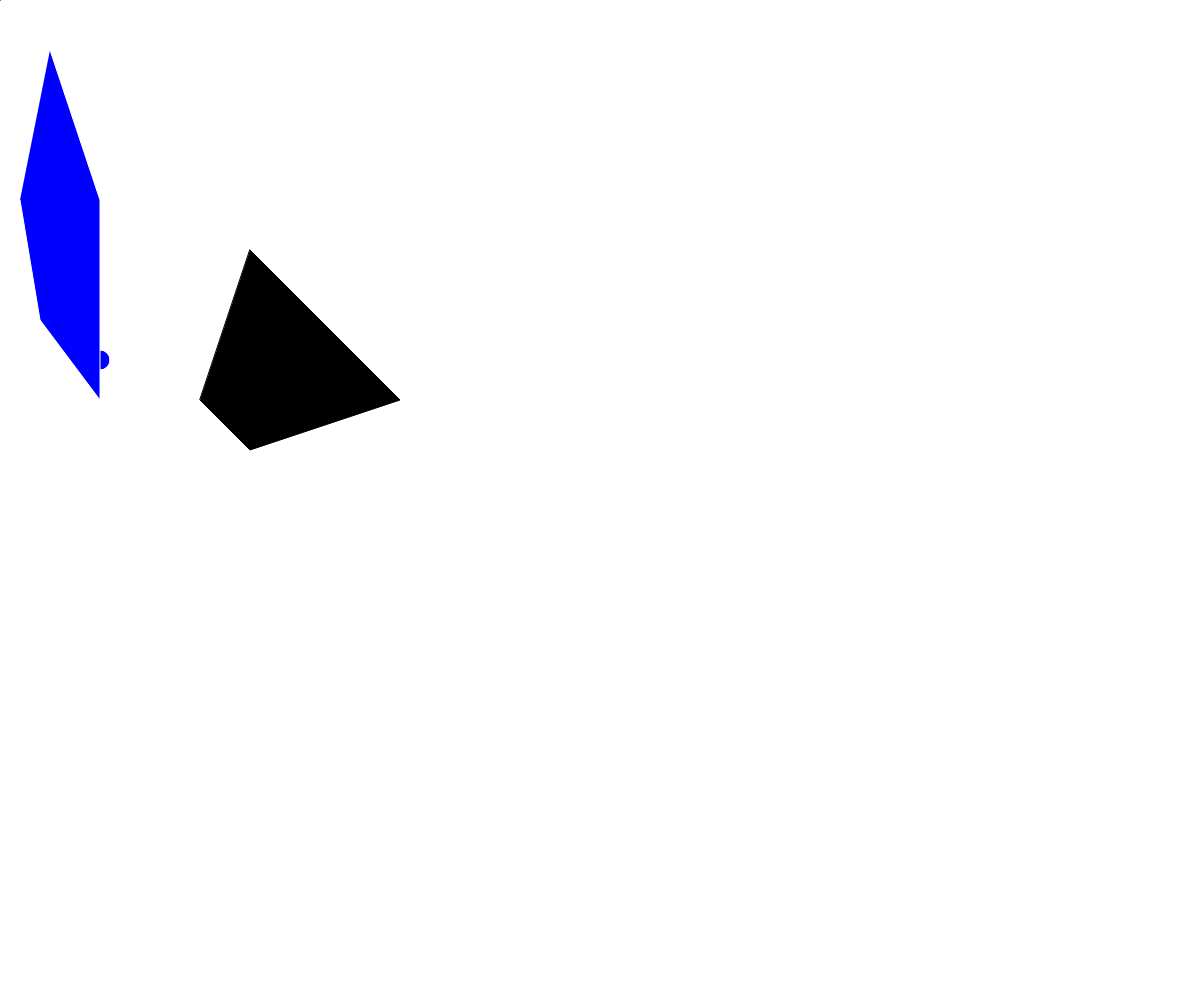
Frame 1 (no input)
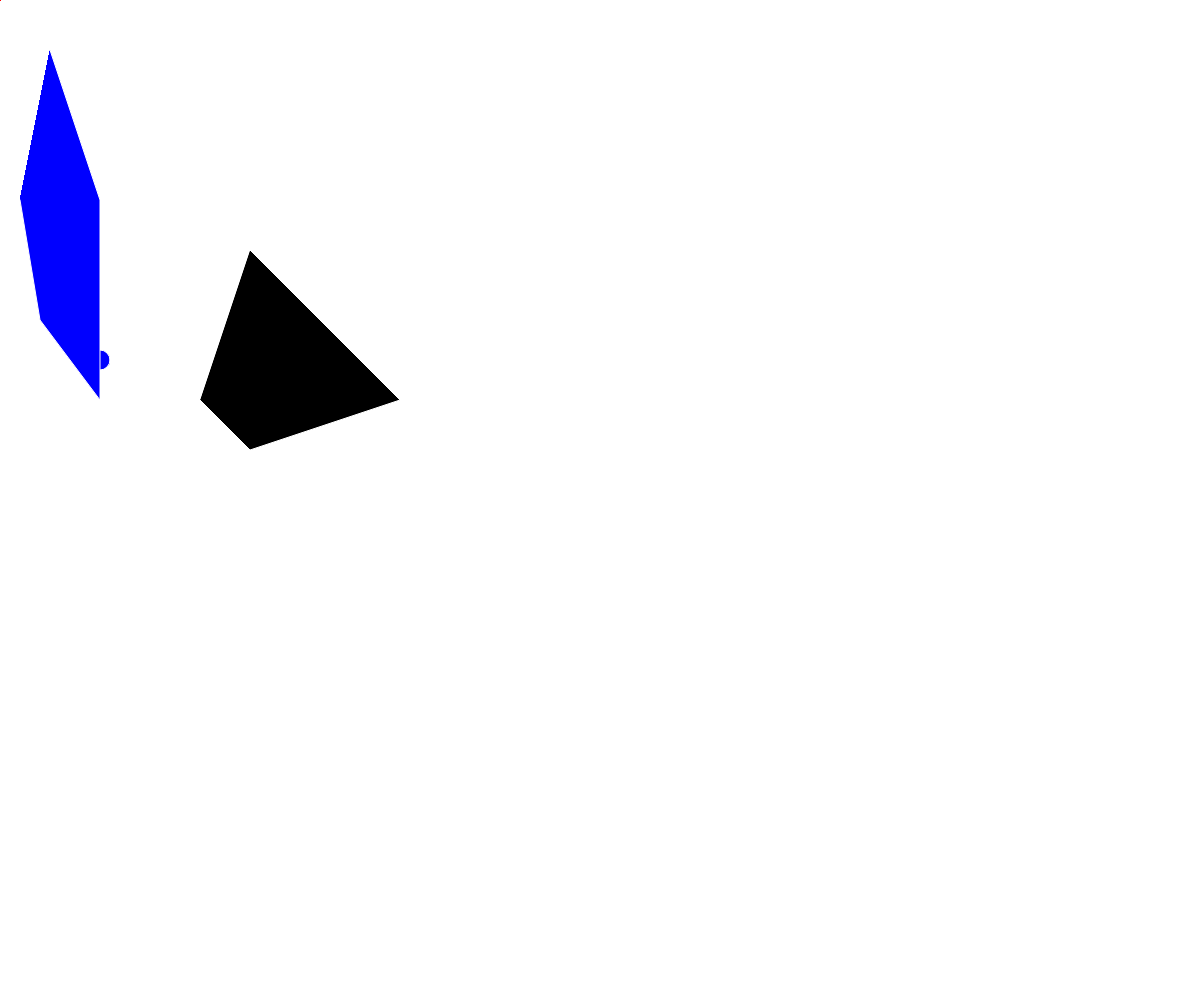
Frame 60 (no input)
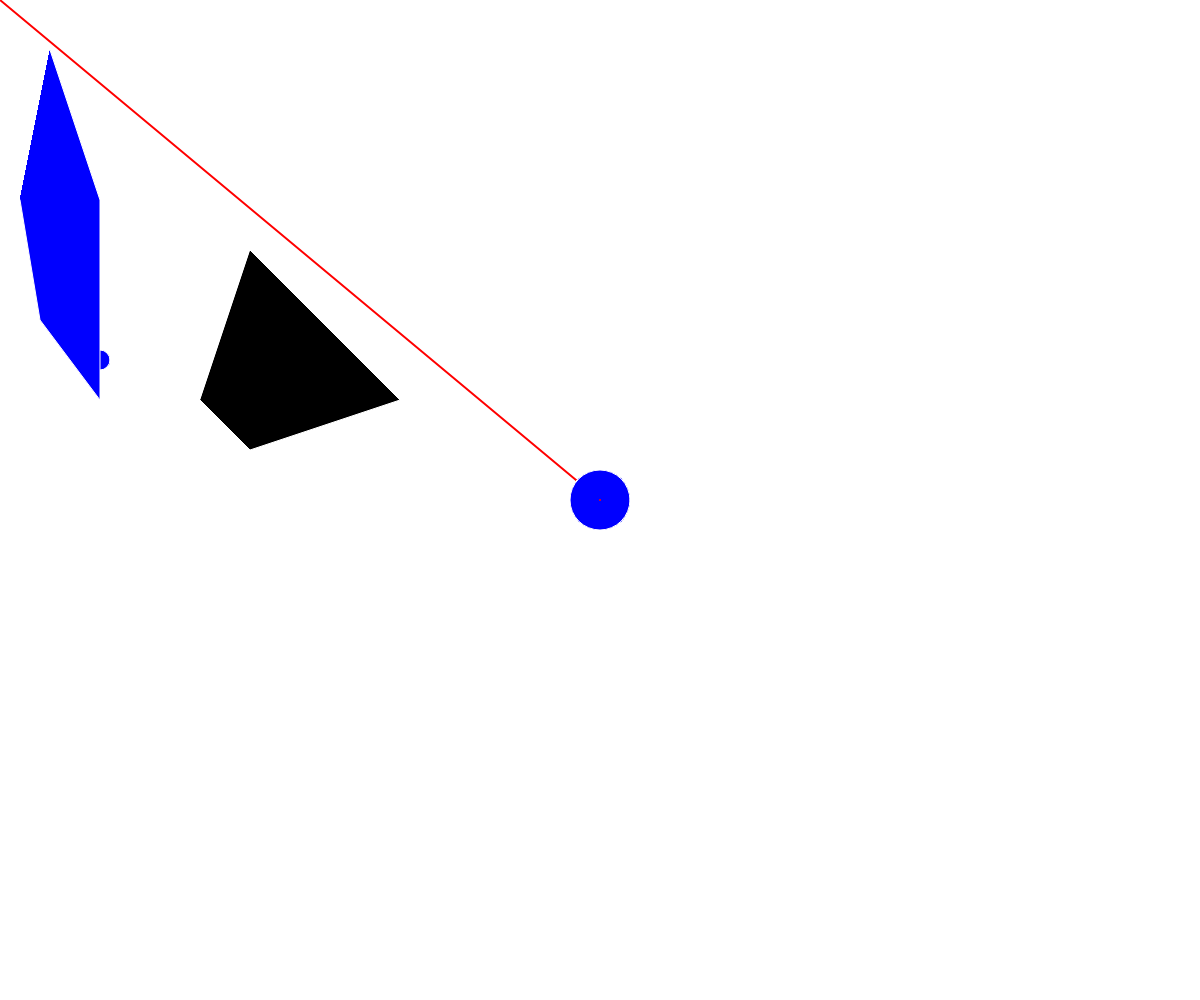
Frame 120 (the mouse pressed at the canvas centre since frame 60)

The p5.js sketch that drew these frames (run headless with seeded random() and noise() and a simulated clock; from frame 60 on, the mouse is pressed at the canvas centre):

// p5.js sketch
// ── sketch.js
function setup() {
  createCanvas(window.innerWidth, window.innerHeight);
  eWidth = 100;
  cx = 100;
  cy = 360;
}

function draw() {
  if (mouseIsPressed){
    eWidth = 60;
    ellipse(mouseX, mouseY, eWidth);
  }
  else {
    eWidth = 100;
  }
  // background(255);
  fill(0);

  // stroke(0, 255, 0);
  // beginShape();
  // vertex(0, mouseX);
  // vertex(width, mouseY);
  // endShape();
  // ellipse(mouseX, mouseY, eWidth);

  quad(250, 250, 400, 400, 250, 450, 200, 400);

  // line(width/2, height/2, mouseX, mouseY);
  stroke(255, 0, 0);
  strokeWeight(2);
  line(mouseX, mouseY, pmouseX, pmouseY);

  noFill();
  stroke(255);
  strokeWeight(1);
  // rect(0, 0, mouseX, mouseY)

  fill(0, 0, 255);
  ellipse(cx, cy, 20, 20);

  beginShape();
  vertex(50, 50);
  vertex(100, 200);
  vertex(100, 400);
  vertex(40, 320);
  vertex(20, 200);
  endShape();
}
